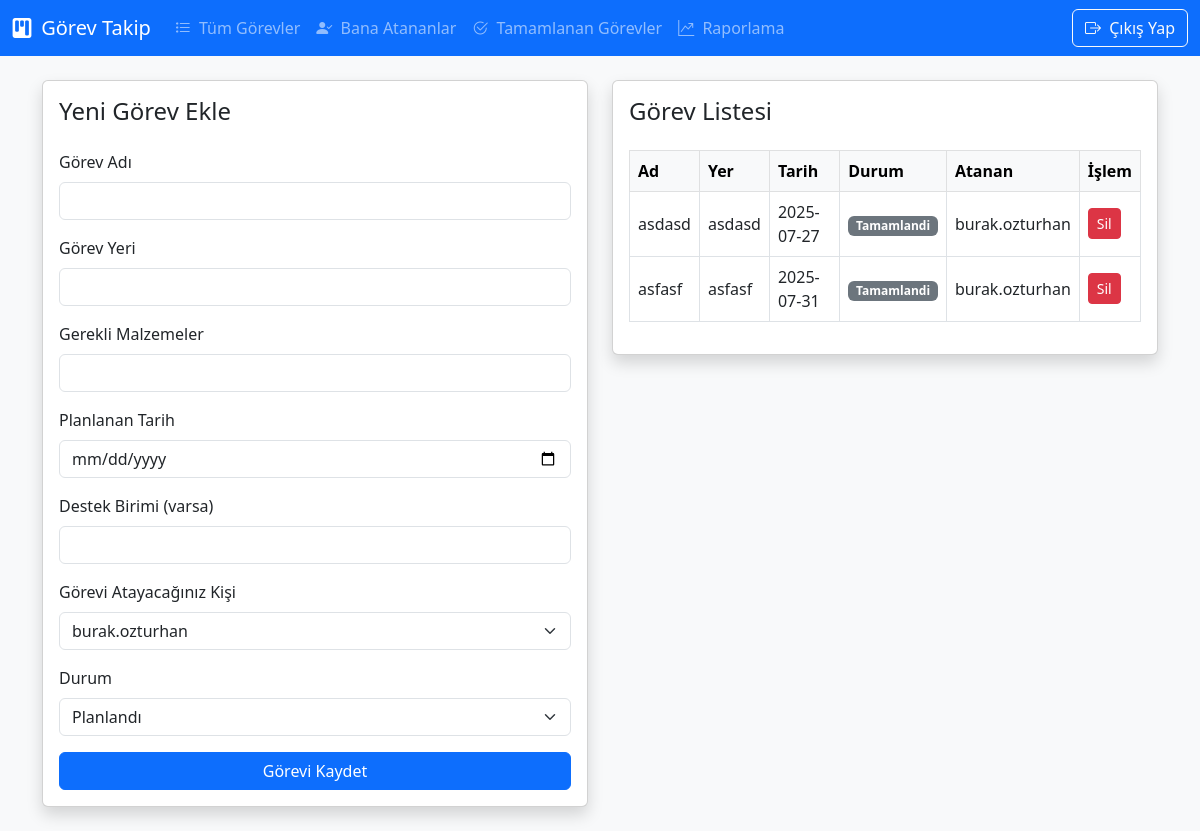
The app's page /dashboard (signed in) with its own data.
### tables this page shows
CREATE TABLE tasks (
                    id INTEGER PRIMARY KEY AUTOINCREMENT,
                    user_id INTEGER,
                    title TEXT,
                    location TEXT,
                    materials TEXT,
                    date TEXT,
                    needs_support TEXT,
                    status TEXT,
                    assigned_to INTEGER,
                    accepted TEXT DEFAULT 'Bekliyor',
                    completed TEXT DEFAULT 'Hayir',
                    completion_note TEXT DEFAULT '',
                    FOREIGN KEY(user_id) REFERENCES users(id),
                    FOREIGN KEY(assigned_to) REFERENCES users(id)
                );

CREATE TABLE users (
                    id INTEGER PRIMARY KEY AUTOINCREMENT,
                    username TEXT UNIQUE NOT NULL,
                    password TEXT NOT NULL
                );

### app.py (the view, shortened to what this page needs)
@app.route('/dashboard', methods=['GET', 'POST'])
def dashboard():
    if 'user_id' not in session:
        return redirect(url_for('login'))
    user_id = session['user_id']
    with sqlite3.connect(DATABASE) as conn:
        conn.row_factory = sqlite3.Row
        cursor = conn.cursor()
        cursor.execute("SELECT id, username FROM users")
        all_users = cursor.fetchall()
        cursor.execute('''
            SELECT tasks.*, assigner.username as assigner_name, assignee.username as assignee_name
            FROM tasks
            LEFT JOIN users AS assigner ON tasks.user_id = assigner.id
            LEFT JOIN users AS assignee ON tasks.assigned_to = assignee.id
        ''')
        tasks = cursor.fetchall()
    return render_template('dashboard.html', tasks=tasks, all_users=all_users, current_user=user_id)

### templates/dashboard.html (shortened to what this page needs)
{% extends 'base.html' %}
{% block content %}
<div class="row">
    <div class="col-md-6">
        <div class="card shadow mb-4">
            <div class="card-body">
                <h4 class="card-title mb-4">Yeni Görev Ekle</h4>
                <form method="POST">
                    <div class="mb-3">
                        <label for="title" class="form-label">Görev Adı</label>
                        <input type="text" class="form-control" id="title" name="title" required>
                    </div>
                    <div class="mb-3">
                        <label for="location" class="form-label">Görev Yeri</label>
                        <input type="text" class="form-control" id="location" name="location" required>
                    </div>
                    <div class="mb-3">
                        <label for="materials" class="form-label">Gerekli Malzemeler</label>
                        <input type="text" class="form-control" id="materials" name="materials">
                    </div>
                    <div class="mb-3">
                        <label for="date" class="form-label">Planlanan Tarih</label>
                        <input type="date" class="form-control" id="date" name="date" required>
                    </div>
                    <div class="mb-3">
                        <label for="needs_support" class="form-label">Destek Birimi (varsa)</label>
                        <input type="text" class="form-control" id="needs_support" name="needs_support">
                    </div>
                    <div class="mb-3">
                        <label for="assigned_to" class="form-label">Görevi Atayacağınız Kişi</label>
                        <select class="form-select" id="assigned_to" name="assigned_to">
                            {% for user in all_users %}
                                <option value="{{ user[0] }}" {% if user[0] == current_user %}selected{% endif %}>
                                    {{ user[1] }}
                                </option>
                            {% endfor %}
                        </select>
                    </div>
                    <div class="mb-3">
                        <label for="status" class="form-label">Durum</label>
                        <select class="form-select" id="status" name="status" required>
                            <option value="Planlandı">Planlandı</option>
                        </select>
                    </div>
                    <button type="submit" class="btn btn-primary w-100">Görevi Kaydet</button>
                </form>
            </div>
        </div>
    </div>
    <div class="col-md-6">
        <div class="card shadow">
            <div class="card-body">
                <h4 class="card-title mb-4">Görev Listesi</h4>
                {% if tasks %}
                    <div class="table-responsive">
                        <table class="table table-bordered align-middle">
                            <thead class="table-light">
                                <tr>
                                    <th>Ad</th>
                                    <th>Yer</th>
                                    <th>Tarih</th>
                                    <th>Durum</th>
                                    <th>Atanan</th>
                                    <th>İşlem</th>
                                </tr>
                            </thead>
                            <tbody>
                                {% for task in tasks %}
                                    <tr>
                                        <td>{{ task[2] }}</td>
                                        <td>{{ task[3] }}</td>
                                        <td>{{ task[5] }}</td>
                                        <td>
                                            {% if task[7] == "Planlandı" %}
                                                <span class="badge bg-primary">{{ task[7] }}</span>
                                            {% elif task[7] == "Beklemede" %}
                                                <span class="badge bg-warning text-dark">{{ task[7] }}</span>
                                            {% elif task[7] == "Destek Bekleniyor" %}
                                                <span class="badge bg-info text-dark">{{ task[7] }}</span>
                                            {% elif task[7] == "Tamamlandı" %}
                                                <span class="badge bg-success">{{ task[7] }}</span>
                                            {% else %}
                                                <span class="badge bg-secondary">{{ task[7] }}</span>
                                            {% endif %}
                                        </td>
                                        <td>{{ task.assignee_name or '-' }}</td>
                                        <td>
                                            {% if task[1] == current_user %}
                                                <form method="POST" action="{{ url_for('delete_task', task_id=task[0]) }}" onsubmit="return confirm('Bu görevi silmek istiyor musunuz?');">
                                                    <button type="submit" class="btn btn-sm btn-danger">Sil</button>
                                                </form>
                                            {% else %}
                                                <span class="text-muted">Silme Yetkiniz Yok</span>
                                            {% endif %}
                                        </td>
                                    </tr>
                                {% endfor %}
                            </tbody>
                        </table>
                    </div>
                {% else %}
                    <p>Henüz görev girilmemiş.</p>
                {% endif %}
            </div>
        </div>
    </div>
</div>
{% endblock %}

### records on screen
tasks: title "asdasd", location "asdasd", date "2025-07-27", status "Tamamlandi", username "burak.ozturhan"
tasks: title "asfasf", location "asfasf", date "2025-07-31", status "Tamamlandi", username "burak.ozturhan"

### other values on screen
form field assigned_to "burak.ozturhan"
